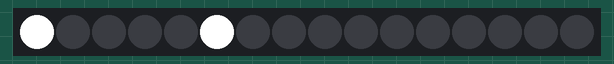
Bench run of a sketch on a simulated Arduino Uno, built with avr-gcc and run on an emulated ATmega328P. Shown: 16 RGB LEDs in strip order, left to right.

Above: at 0.1 s.
At 4.1 s:
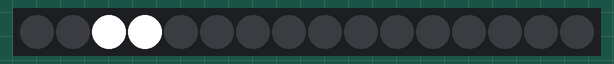
At 6.1 s:
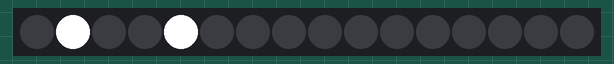

The sketch:

lc.ino
```cpp
#include "Tlc5940.h"

const byte _ = 0;

const byte R = 1;
const byte Y = 2;
const byte G = 3;

const byte r = 11;
const byte g = 13;

struct SPEC {
  byte pred_c1;
  byte pred_c2;
  byte pred_p1;

  byte action_c1;
  byte action_c2;
  byte action_p1;

  int delay;
};

const int LONG_DELAY = 2000;
const int SHORT_DELAY = 1;

SPEC spec1 = SPEC{ Y, Y, r, R, Y, _, SHORT_DELAY };
SPEC spec2 = SPEC{ R, Y, r, R, G, _, LONG_DELAY };
SPEC spec3 = SPEC{ R, G, r, R, Y, R, SHORT_DELAY };
SPEC spec4 = SPEC{ R, Y, g, Y, Y, _, LONG_DELAY };
SPEC spec5 = SPEC{ Y, Y, g, Y, R, _, SHORT_DELAY };
SPEC spec6 = SPEC{ Y, R, g, G, R, _, LONG_DELAY };
SPEC spec7 = SPEC{ G, R, g, Y, R, G, SHORT_DELAY };
SPEC spec8 = SPEC{ Y, R, r, Y, Y, _, LONG_DELAY };

const byte SPECS_LENGTH = 8;
SPEC* specs[SPECS_LENGTH] = { &spec1, &spec2, &spec3, &spec4, &spec5, &spec6, &spec7, &spec8  };

int c1 = Y;
int c2 = Y;
int p1 = _;

void setup()
{
  Tlc.init();
}

void light(byte l, byte n){
  byte channel = (n * 3) + (l - 1);
  Tlc.set(channel, 4095);
}


void loop()
{
  int i;

  // Find matching spec
  SPEC* spec;
  for(i = 0; i < SPECS_LENGTH; i++){
    if (specs[i]->pred_c1 == c1 && specs[i]->pred_c2 == c2){
      if (specs[i]->pred_p1 != _){
        if ((specs[i]->pred_p1 == r && p1 != R) || (specs[i]->pred_p1 == g && p1 != G)){
          spec = specs[i];
          break;
        }
      } else {
        spec = specs[i];
        break;
      }
    }
  }

  // Apply action
  c1 = spec->action_c1;
  c2 = spec->action_c2;
  if (spec->action_p1 != _){
    p1 = spec->action_p1;
  }

  // Light!
  Tlc.clear();

  light(c1, 0);
  light(c2, 1);

  Tlc.update();
  delay(spec->delay);

}
```

Measured:
- by itself, everything shown: repeats every 8.0 s, in 8 steps
- what the display in image 0 shows lasts 2.0 s, from 0.0 s to 2.0 s
